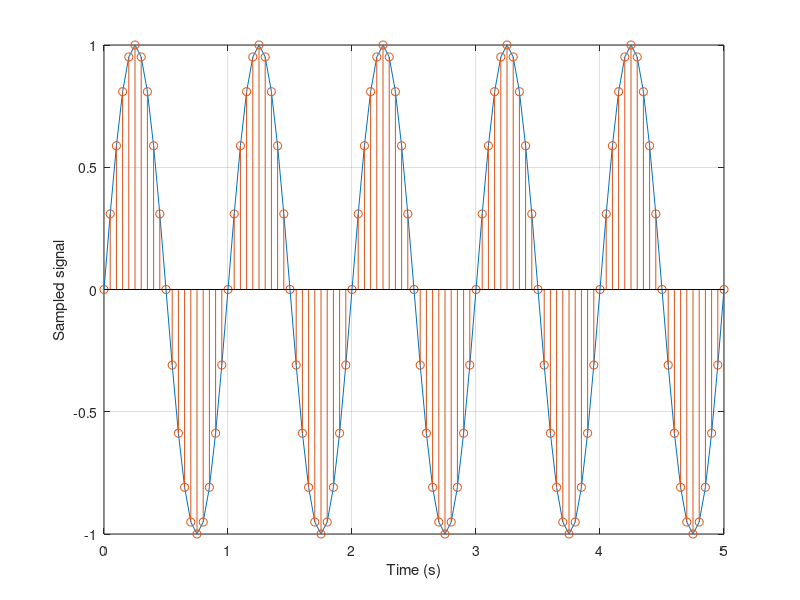

Write MATLAB code to recreate this figure.
clc
clear all
close all

fe = 20;
t = 0:1/fe:5;
s = sin(2*pi*t);

figure
plot(t,s)
hold on
stem(t,s)
xlabel('Time (s)')
ylabel('Sampled signal')
grid

